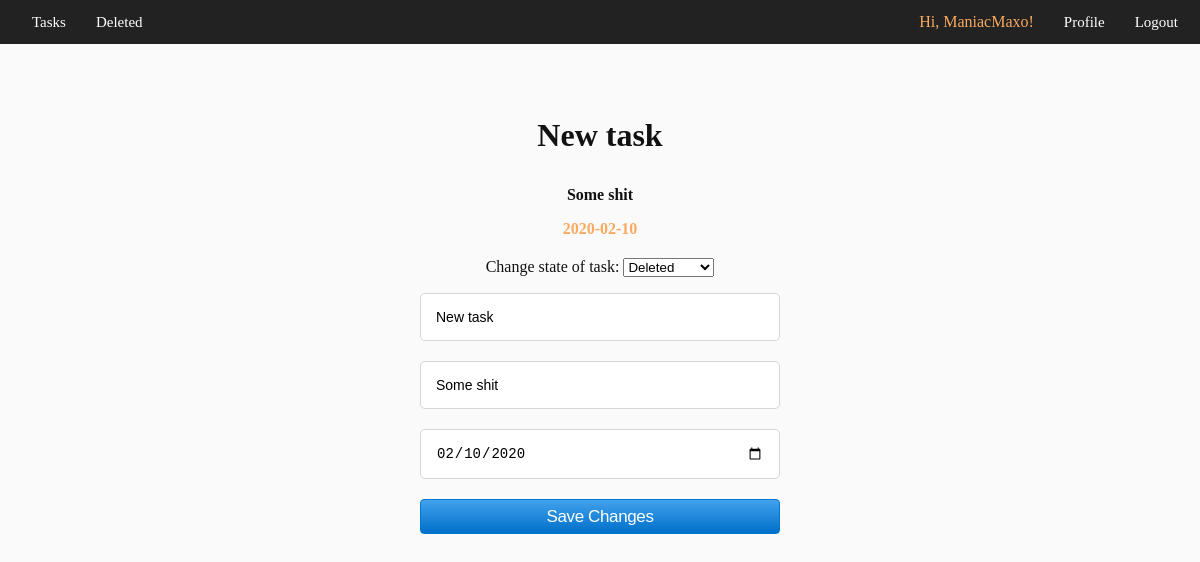
Page /edit_task/3 (signed in) on the committed database.
### tables this page shows
CREATE TABLE users
    (
        id INTEGER PRIMARY KEY AUTOINCREMENT,
        username TEXT,
        email TEXT,
        password TEXT
    );

CREATE TABLE tasks
    (
        id INTEGER PRIMARY KEY AUTOINCREMENT,
        title TEXT,
        description TEXT,
        deadline TEXT,
        state TEXT,
        user_id INTEGER,
        FOREIGN KEY(user_id) REFERENCES users(id)
    );

### main.py (the view, shortened to what this page needs)
@app.route("/edit_task/<int:id>", methods=["GET", "POST"])
@require_login
def edit_task(id):
    task = Task.find_by_id(id)
    user = User.find_by_email(session.get("EMAIL"))
    form = TaskForm()
    if user.id != task.user_id:
        error_logger.error(
            "Couldn't move with title %s couldn't be edited. Forbidden access", task.title)
        return redirect('/tasks')
    form.title.data = task.title
    form.deadline.data = datetime.strptime(task.deadline, "%Y-%m-%d").date()
    form.description.data = task.description
    form.state.default = task.state
    return render_template("edit_task.html", user=user, form=form, task=task)

### form_config.py
class TaskForm(FlaskForm):
    title = StringField("title", [InputRequired()])
    description = StringField("description")
    deadline = DateField("deadline", format='%Y-%m-%d')
    state = SelectField("state", choices=[
                        ('0', "To Do"), ('1', "In Progress"), ('2', "Completed"), ('3', "Deleted")])

### database.py (called while the page is built)
    def __enter__(self):
        self.conn = sqlite3.connect(DB_NAME)
        return self.conn.cursor()

    def __exit__(self, type, value, traceback):
        self.conn.commit()

### main.py (called while the page is built)
def require_login(func):
    @wraps(func)
    def wrapper(*args, **kwargs):
        if not session.get("SIGNED_IN"):
            return redirect('/login')
        return func(*args, **kwargs)
    return wrapper

### task.py (called while the page is built)
    @staticmethod
    def find_by_id(id):
        if not id:
            return None
        with DB() as db:
            row = db.execute(
                '''SELECT * FROM tasks WHERE id = ?''', (id,)).fetchone()
            if row:
                return Task(*row)

### user.py (called while the page is built)
    @staticmethod
    def find_by_email(email):
        if not email:
            return None
        with DB() as db:
            row = db.execute(
                '''SELECT * FROM users WHERE email = ?''', (email,)).fetchone()
            if row:
                return User(*row)

### templates/edit_task.html (shortened to what this page needs)
<!DOCTYPE html>
<html lang="en">
    <head>
        <link
            rel="stylesheet"
            href="{{ url_for('static', filename='css/style.css') }}"
        />
        <link
            rel="stylesheet"
            href="{{ url_for('static', filename='css/login.css') }}"
        />
    </head>
    <body id="body">
        <header>
            <nav class="navigation-bar left-nav">
                <ul>
                    <li>
                        <a href="/tasks">Tasks</a>
                    </li>
                    <li>
                        <a href="/deleted">Deleted</a>
                    </li>
                </ul>
            </nav>
            <nav class="navigation-bar right-nav">
                <ul>
                    <li>
                        <span class="name">Hi, {{ user.username }}!</span>
                    </li>
                    <li>
                        <a href="/edit_profile/{{ user.id }}">Profile</a>
                    </li>
                    <li>
                        <a href="/logout">Logout</a>
                    </li>
                </ul>
            </nav>
        </header>
        <div class="page-content">
            <div class="form">
                <form action="/edit_task/{{ task.id }}" method="post">
                    <div class="current-info">
                        <p class="title">{{ form.title.data }}</p>
                        <p class="description">{{ form.description.data }}</p>
                        <p id="preset-deadline" class="deadline">{{ form.deadline.data }}</p>
                    </div>
                    <span>Change state of task: </span>
                    <select name="state">
                        {% for id, state in form.state.choices %}
                            <option value="{{ id }}" {% if form.state.default == id %} selected {% endif %}>
                                {{ state }}
                            </option>
                        {% endfor %}
                    </select>
                    {{ form.title(class_="input-field no-error") }}
                    {{ form.description(class_="input-field no-error") }}
                    {{ form.deadline(class_="input-field no-error") }}
                    <button type="submit" id="button">Save Changes</button>
                </form>
            </div>
        </div>
    </body>
</html>

### static/css/style.css (style rules this page uses)
body { background: #fafafa; font-family: "San Francisco"; margin: 0 auto; }
header { display: flex; flex-direction: row; position: fixed; background: #222; padding: 0 20px; width: 100%; height: 5.5%; }
header a { align-self: center; }
.navigation-bar { display: flex; flex: 1 1 auto; justify-content: flex-end; align-self: center; margin: 1%; }
.right-nav { justify-content: flex-end; }
.left-nav { justify-content: flex-start; }
.navigation-bar ul { margin: 0; padding: 0; display: flex; flex-wrap: wrap; list-style: none; }
.navigation-bar li { padding: 0 30px 0 0; }
.navigation-bar li a { color: #fff; font-size: 15px; font-weight: 400; text-decoration: none; }
.name { color: #faa95e; cursor: default; }
.page-content { position: fixed; margin: 0 auto; top: 5vh; height: 95vh; width: 100vw; color: #111; }
.page-content { text-align: center; }
button { font-size: 17px; line-height: 1.47059; font-weight: 400; letter-spacing: -0.022em; background-color: #0070c9; background: linear-gradient(#42a1ec, #0070c9); border: 1px solid #07c; border-radius: 4px; color: #fff; cursor: pointer; min-width: 30px; padding: 4px 15px; text-align: center; white-space: nowrap; width: 100%; margin-bottom: 20px; }

### static/css/login.css (style rules this page uses)
.form { margin: 0 auto; max-width: 360px; border-radius: 5px; padding: 45px; text-align: center; }
.input-field { font-size: 14px; width: 100%; padding: 15px; box-sizing: border-box; border-radius: 5px; border: 1px solid #d6d6d6; }
.no-error { margin: 0 0 20px; }
.current-info { margin-bottom: 20px; font-weight: bold; }
.current-info .title { font-size: 2em; }
.current-info .description { font-size: 1em; }
.current-info .deadline { font-size: 1em; color: #faa95e; }

### rows in the picture
users: username "ManiacMaxo"
tasks: title.data "New task", description.data "Some shit", title "New task", description "Some shit", deadline "02/10/2020"

### other values in the picture
form field state "Deleted"
